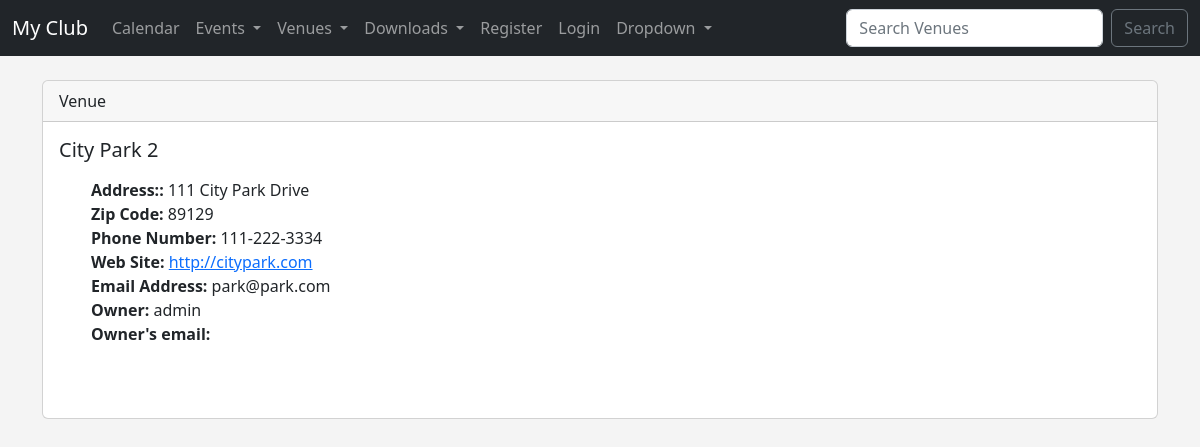
Page /show_venue/1 on the committed database.
### events/models.py (models this page shows)
class Venue(models.Model):
    name = models.CharField('Venue Name', max_length=120)
    address = models.CharField(max_length=300)
    zip_code = models.CharField('Zip Code', max_length=10)
    phone = models.CharField('Contact Phone', max_length=25, blank=True)
    web = models.URLField('Website Address', blank=True)
    email_address = models.EmailField('Email Address', blank=True)
    owner = models.IntegerField('Venue Owner', blank=False, default=1)
    venue_image = models.ImageField(
        'Venue Image', null=True, blank=True, upload_to='images/')
    def __str__(self):
        return self.name

### events/views.py (the view)
# urls.py: path('show_venue/<venue_id>', views.show_venue, name='show-venue'),
def show_venue(request, venue_id):
    venue = Venue.objects.get(pk=venue_id)
    venue_owner = User.objects.get(pk=venue.owner)
    return render(request, 'events/show_venue.html', {
        'venue': venue,
        'venue_owner': venue_owner,
    })

### events/templates/events/show_venue.html (shortened to what this page needs)
{% extends 'events/base.html' %}
{% block content %}
    <div class="card">
        <div class="card-header">
            Venue
        </div>
        <div class="card-body">
          <h5 class="card-title">{{ venue }}</h5>
          <p class="card-text">
            <ul>
                <strong>Address::</strong> {{ venue.address }}<br/>
                <strong>Zip Code:</strong> {{ venue.zip_code }}</br>
                <strong>Phone Number:</strong> {{ venue.phone }}</br>
                <strong>Web Site:</strong> <a href='{{ venue.web }}'>{{venue.web}}</a></br>
                <strong>Email Address:</strong> {{ venue.email_address }}<br/>
                <strong>Owner:</strong> {{ venue_owner }}<br/>
                <strong>Owner's email:</strong> {{ venue_owner.email }}<br/>
            </ul>
            <br/>
          </p>
        </div>
      </div>
{% endblock %}

### rows in the picture
Venue: name "City Park 2", address "111 City Park Drive", zip_code "89129", phone "111-222-3334", web "http://citypark.com", email_address "park@park.com"

### other values in the picture
{{ venue_owner }} "admin"
